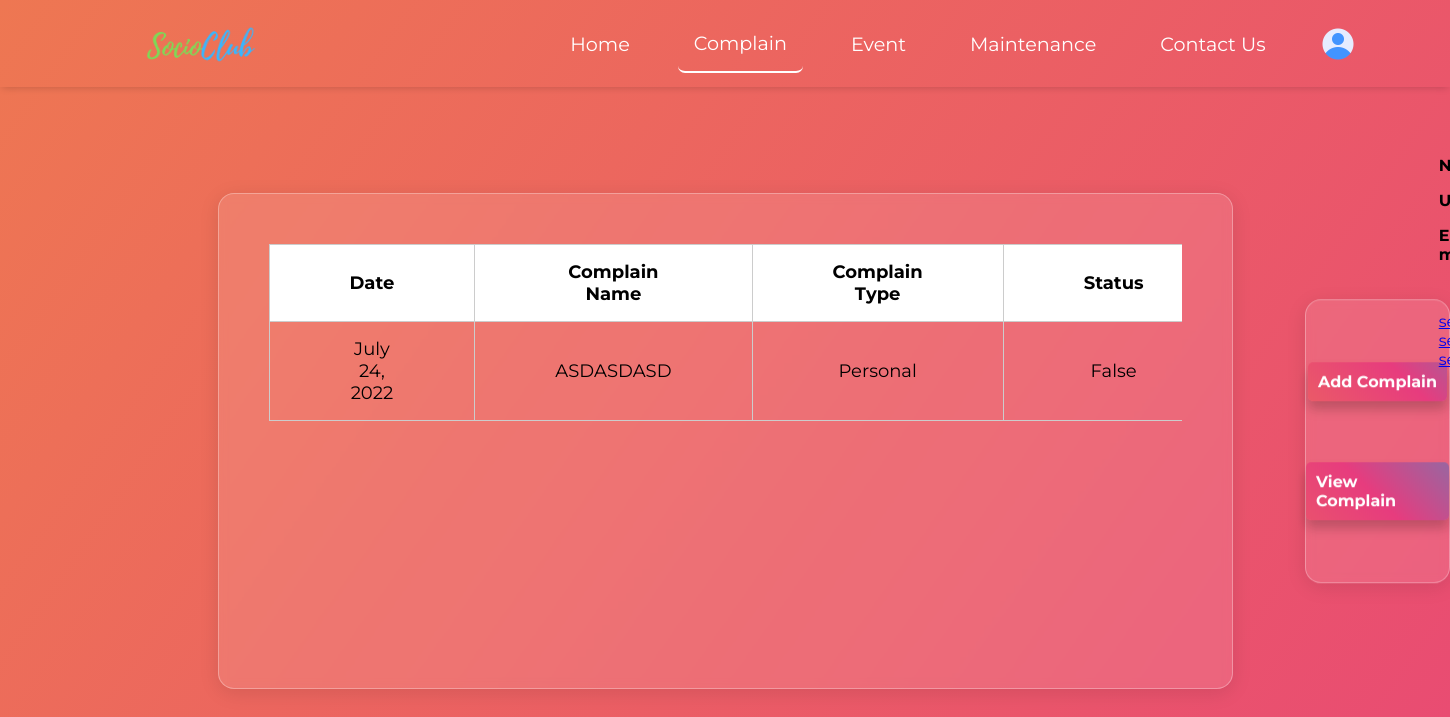
The app's page /complain/ (signed in) with its own data.
### user_data/models.py (models this page shows, shortened)
class Complain(models.Model):
    complain_user = models.ForeignKey(User, on_delete=models.CASCADE)
    complain_title = models.CharField(max_length=50)
    complain_type = models.CharField(max_length=15)
    complain_description = models.TextField(max_length=500)
    complain_solution = models.TextField(max_length=500)
    complain_date = models.DateField()
    complain_status = models.BooleanField(null = False, default = False)

### SocioClub/views.py (the view)
# urls.py: path('complain/', views.complain_view , name = "complain"),
@login_required(login_url='login')
def complain_view(request):
    complains = Complain.objects.filter(complain_user=request.user).order_by('-id')[:10]
    return render(request, "view-complain.html", {'complains': complains})

### templates/view-complain.html (shortened to what this page needs)
{% extends "base.html" %}
{% load static %}
{%block cssblock%}
<link rel="stylesheet" href="{% static 'css/view-complain.css'%}"> {%endblock%}
{% block mainblock %}
<div class="view-complain-container">
    <div class="table-container">
        <div class="only-table">
            <table>
                <thead>
                    <tr>
                        <th>Date</th>
                        <th>Complain Name</th>
                        <th>Complain Type</th>
                        <th>Status</th>
                    </tr>
                </thead>
                <tbody>
                    {%if complains%}
                    {% for c in complains %}
                    <tr>
                        <td data-column="Date">{{c.complain_date}}</td>
                        <td data-column="Complain Name">{{c.complain_title}}</td>
                        <td data-column="Complain Type">{{c.complain_type}}</td>
                        <td data-column="Status">{{c.complain_status}}</td>
                    </tr>
                    {% endfor %}
                    {%else%}
                    <td data-column="Date">No Records Found</td>
                    <td data-column="Complain Name">No Records Found</td>
                    <td data-column="Complain Type">No Records Found</td>
                    <td data-column="Status">No Records Found</td>
                    {%endif%}
                </tbody>
            </table>
        </div>
    </div>
    <div class="view-box">
        <a href="{% url 'add_complain' %}">Add Complain</a>
        <a href="{% url 'complain' %}">View Complain</a>
    </div>
</div>
{% endblock %}

### templates/base.html (shortened to what this page needs)
{% url 'index' as index %}
{% url 'complain' as complain %}
{% url 'maintenance' as maintenance %}
{% url 'contact_us' as contact_us %}
{% url 'event' as event %}
<!DOCTYPE html>
<html lang="en">
{%load static%}
<head>
    <link rel="stylesheet" href="{% static 'css/nav.css'%}">
    {%block cssblock%} {%endblock%}
</head>
<body>
    <nav>
        <div class="left" onclick="admin()">
            <img src="{% static 'images/logo1.png' %}" alt="LOGO">
        </div>
        <div class="right">
            <a href="{% url 'index' %}" class="{% if request.path == index %} active {%endif%}">Home</a>
            <a href="{% url 'complain' %}" class="{% if request.path == complain %} active {%endif%}">Complain</a>
            <a href="{% url 'event' %}" class="{% if request.path == event %} active {%endif%}">Event</a>
            <a href="{% url 'maintenance' %}"
                class="{% if request.path == maintenance %} active {%endif%}">Maintenance</a>
            <a href="{% url 'contact_us' %}" class="{% if request.path == contact_us %} active {%endif%}">Contact Us</a>
            <div class="user-profile" onclick="openSideNav()">
                <img src="{% static 'images/user.png' %}" alt="Illustration">
            </div>
        </div>
    </nav>
    <div id="sideNav">
        <div class="user-profile-data">
            <h6>Name : {{request.user.first_name}} {{request.user.last_name}}</h6>
            <h6>Username : {{request.user}}</h6>
            <h6>Email : {{request.user.email}}</h6>
            <a href="{% url 'sec_main' %}" target="_blank">sec main</a><br>
            <a href="{% url 'sec_complain' %}" target="_blank">sec complain</a><br>
            <a href="{% url 'sec_event' %}" target="_blank">sec event</a><br>
        </div>
    </div>
    {%block mainblock%}
    {%endblock%}
</body>
</html>

### static/css/nav.css (style rules this page uses)
body { overflow: hidden; }
nav { position: relative; max-width: 100vw; display: flex; justify-content: space-between; align-items: center; font-size: 1.2rem; padding: 1% 5% 1%; box-shadow: 0 2px 8px -2px rgb(0 0 0 / 20%); overflow: hidden; }
nav .left { position: relative; height: 3.5rem; width: 20%; }
.left img { position: absolute; top: 50%; left: 50%; transform: translate(-50%, -50%); height: 200%; width: auto; }
nav .right { overflow: hidden; display: flex; align-items: center; }
nav .right a { position: relative; text-decoration: none; color: black; padding: 1rem; outline: none; overflow: hidden; margin: 0 1rem; }
nav .right .active { border-radius: 7px; border-bottom: 2px solid #ff436a; }
nav .right a::before { content: ""; background-color: #ff436a; border-radius: 7px; position: absolute; height: calc(100% - 3px); width: calc(100% - 4px); z-index: -1; top: 110%; left: 0%; transition: 0.4s ease; }
.user-profile { height: 3rem; width: 3rem; display: flex; align-items: center; justify-content: center; margin: 0 1rem; cursor: pointer; }
.user-profile img { height: 2rem; }
#sideNav { position: absolute; right: -20%; height: 100vh; width: 20%; background-color:#ff436a ; transition: 0.4s ease-in-out; z-index: 3; display: flex; flex-direction: row-reverse; }
.user-profile-data { color: black; margin-top: 7rem; width: 50rem; padding: 15%; }
.user-profile-data h6 { font-size: 1rem; margin-bottom: 1rem; width: 100%; }

### static/css/view-complain.css (style rules this page uses)
* { margin: 0px; padding: 0px; box-sizing: border-box; font-family: 'Montserrat', sans-serif; }
body { display: flex; flex-direction: column; height: 100vh; background: linear-gradient(125deg, #ee7752, #e73c7e, #23a6d5, #23d5ab); background-size: 400% 400%; animation: gradient 10s ease infinite; }
nav .right a { color: white; }
nav .right .active { border-bottom: 2px solid #fff; }
nav .right a::before { background: transparent; }
.view-complain-container { display: flex; height: calc(100% - (2% + 3.5rem + 1.2rem )); position: relative; justify-content: center; align-items: center; width: 100%; }
.table-container { height: 70%; width: 70%; background: rgba(255, 255, 255, 0.11); border-radius: 16px; box-shadow: 0 4px 20px rgba(0, 0, 0, 0.1); backdrop-filter: blur(4.6px); -webkit-backdrop-filter: blur(4.6px); border: 1px solid rgba(255, 255, 255, 0.3); padding: 50px; }
.only-table { overflow-y: auto; height: 100%; width: 100%; }
table { width: 100%; border-collapse: collapse; }
thead th { background-color: white; color: black; font-weight: bold; z-index: 2; position: sticky; top: 0; }
tbody { height: 60%; }
th { border: 1px solid #ccc; text-align: center; font-size: 18px; color: black; padding: 1rem 5rem; background-color: white; }
td { border: 1px solid #ccc; text-align: center; font-size: 18px; color: black; padding: 1rem 5rem; }
.view-box { position: absolute; right: 0; top: 50%; transform: translate(0%, -50%); background: linear-gradient(45deg, #ee7752, #e73c7e, #23a6d5, #23d5ab); background-size: 400% 400%; animation: gradient 10s ease infinite; width: 10%; display: flex; flex-direction: column; align-items: center; justify-content: space-evenly; height: 40%; border-radius: 10px 0 0 10px; box-shadow: 0 8px 16px 0 rgba(0, 0, 0, 0.5); background: rgba(255, 255, 255, 0.11); border-radius: 16px; box-shadow: 0 4px 20px rgba(0, 0, 0, 0.1); backdrop-filter: blur(4.6px); -webkit-backdrop-filter: blur(4.6px); border: 1px solid rgba(255, 255, 255, 0.3); }
.view-box a { text-decoration: none; background: linear-gradient(45deg, #ee7752, #e73c7e, #23a6d5, #23d5ab); background-size: 400% 400%; animation: gradient 10s ease infinite; padding: 10px; border-radius: 5px; color: white; box-shadow: 0 8px 12px 0 rgba(0, 0, 0, 0.2); transition: 0.5s ease; font-weight: bolder; }

### records on screen
Complain: complain_date "July 24, 2022", complain_title "ASDASDASD", complain_type "Personal", complain_status "False"
